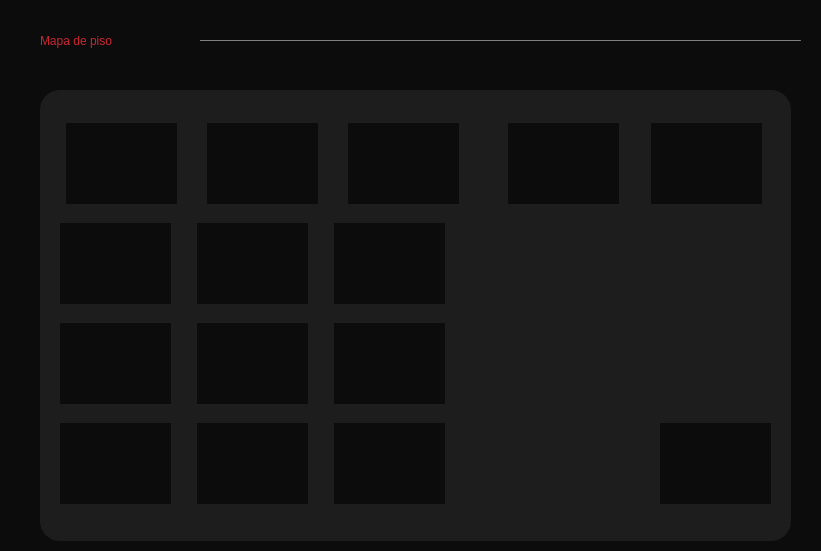
<?xml version="1.0" encoding="UTF-8"?>
<ui version="4.0">
 <class>Mapa_de_Piso</class>
 <widget class="QWidget" name="Mapa_de_Piso">
  <property name="geometry">
   <rect>
    <x>0</x>
    <y>0</y>
    <width>821</width>
    <height>551</height>
   </rect>
  </property>
  <property name="windowTitle">
   <string>Form</string>
  </property>
  <property name="styleSheet">
   <string notr="true">background-color: #0c0c0c;</string>
  </property>
  <widget class="QLabel" name="label_3">
   <property name="geometry">
    <rect>
     <x>40</x>
     <y>20</y>
     <width>201</width>
     <height>41</height>
    </rect>
   </property>
   <property name="styleSheet">
    <string notr="true">color: rgb(201, 37, 49);font: 16pt &quot;MS Shell Dlg 2&quot;;
font: 75 16pt &quot;Noto Serif&quot;;</string>
   </property>
   <property name="text">
    <string>Mapa de piso </string>
   </property>
  </widget>
  <widget class="Line" name="line_2">
   <property name="geometry">
    <rect>
     <x>200</x>
     <y>40</y>
     <width>601</width>
     <height>1</height>
    </rect>
   </property>
   <property name="styleSheet">
    <string notr="true">background-color:#707070;</string>
   </property>
   <property name="orientation">
    <enum>Qt::Horizontal</enum>
   </property>
  </widget>
  <widget class="QFrame" name="frame">
   <property name="geometry">
    <rect>
     <x>40</x>
     <y>90</y>
     <width>751</width>
     <height>451</height>
    </rect>
   </property>
   <property name="minimumSize">
    <size>
     <width>751</width>
     <height>451</height>
    </size>
   </property>
   <property name="styleSheet">
    <string notr="true">QFrame{
	background-color: #1D1D1D;
	
	border-color: rgb(121, 119, 119);
	border-radius:20px;
}

 </string>
   </property>
   <property name="frameShape">
    <enum>QFrame::StyledPanel</enum>
   </property>
   <property name="frameShadow">
    <enum>QFrame::Raised</enum>
   </property>
   <layout class="QGridLayout" name="gridLayout_25">
    <property name="leftMargin">
     <number>20</number>
    </property>
    <property name="topMargin">
     <number>20</number>
    </property>
    <property name="rightMargin">
     <number>20</number>
    </property>
    <property name="bottomMargin">
     <number>20</number>
    </property>
    <item row="0" column="0">
     <layout class="QHBoxLayout" name="horizontalLayout_36">
      <item>
       <widget class="QPushButton" name="mesa_1">
        <property name="minimumSize">
         <size>
          <width>111</width>
          <height>81</height>
         </size>
        </property>
        <property name="maximumSize">
         <size>
          <width>111</width>
          <height>16777215</height>
         </size>
        </property>
        <property name="cursor">
         <cursorShape>PointingHandCursor</cursorShape>
        </property>
        <property name="styleSheet">
         <string notr="true">background-color: 1D1D1D;
border:none;</string>
        </property>
        <property name="text">
         <string/>
        </property>
        <property name="iconSize">
         <size>
          <width>90</width>
          <height>90</height>
         </size>
        </property>
       </widget>
      </item>
      <item>
       <spacer name="horizontalSpacer_57">
        <property name="orientation">
         <enum>Qt::Horizontal</enum>
        </property>
        <property name="sizeType">
         <enum>QSizePolicy::Fixed</enum>
        </property>
        <property name="sizeHint" stdset="0">
         <size>
          <width>18</width>
          <height>20</height>
         </size>
        </property>
       </spacer>
      </item>
      <item>
       <widget class="QPushButton" name="mesa_2">
        <property name="minimumSize">
         <size>
          <width>111</width>
          <height>81</height>
         </size>
        </property>
        <property name="maximumSize">
         <size>
          <width>111</width>
          <height>16777215</height>
         </size>
        </property>
        <property name="cursor">
         <cursorShape>PointingHandCursor</cursorShape>
        </property>
        <property name="styleSheet">
         <string notr="true">background-color: 1D1D1D;
border:none;</string>
        </property>
        <property name="text">
         <string/>
        </property>
        <property name="iconSize">
         <size>
          <width>90</width>
          <height>90</height>
         </size>
        </property>
       </widget>
      </item>
      <item>
       <spacer name="horizontalSpacer_58">
        <property name="orientation">
         <enum>Qt::Horizontal</enum>
        </property>
        <property name="sizeType">
         <enum>QSizePolicy::Fixed</enum>
        </property>
        <property name="sizeHint" stdset="0">
         <size>
          <width>18</width>
          <height>20</height>
         </size>
        </property>
       </spacer>
      </item>
      <item>
       <widget class="QPushButton" name="mesa_3">
        <property name="minimumSize">
         <size>
          <width>111</width>
          <height>81</height>
         </size>
        </property>
        <property name="maximumSize">
         <size>
          <width>111</width>
          <height>16777215</height>
         </size>
        </property>
        <property name="cursor">
         <cursorShape>PointingHandCursor</cursorShape>
        </property>
        <property name="styleSheet">
         <string notr="true">background-color: 1D1D1D;
border:none;</string>
        </property>
        <property name="text">
         <string/>
        </property>
        <property name="iconSize">
         <size>
          <width>90</width>
          <height>90</height>
         </size>
        </property>
       </widget>
      </item>
      <item>
       <spacer name="horizontalSpacer_59">
        <property name="orientation">
         <enum>Qt::Horizontal</enum>
        </property>
        <property name="sizeType">
         <enum>QSizePolicy::Fixed</enum>
        </property>
        <property name="sizeHint" stdset="0">
         <size>
          <width>37</width>
          <height>20</height>
         </size>
        </property>
       </spacer>
      </item>
      <item>
       <widget class="QPushButton" name="mesa_4">
        <property name="minimumSize">
         <size>
          <width>111</width>
          <height>81</height>
         </size>
        </property>
        <property name="maximumSize">
         <size>
          <width>111</width>
          <height>16777215</height>
         </size>
        </property>
        <property name="cursor">
         <cursorShape>PointingHandCursor</cursorShape>
        </property>
        <property name="styleSheet">
         <string notr="true">background-color: 1D1D1D;
border:none;</string>
        </property>
        <property name="text">
         <string/>
        </property>
        <property name="iconSize">
         <size>
          <width>90</width>
          <height>90</height>
         </size>
        </property>
       </widget>
      </item>
      <item>
       <spacer name="horizontalSpacer_60">
        <property name="orientation">
         <enum>Qt::Horizontal</enum>
        </property>
        <property name="sizeType">
         <enum>QSizePolicy::Fixed</enum>
        </property>
        <property name="sizeHint" stdset="0">
         <size>
          <width>20</width>
          <height>20</height>
         </size>
        </property>
       </spacer>
      </item>
      <item>
       <widget class="QPushButton" name="mesa_5">
        <property name="minimumSize">
         <size>
          <width>111</width>
          <height>81</height>
         </size>
        </property>
        <property name="maximumSize">
         <size>
          <width>111</width>
          <height>16777215</height>
         </size>
        </property>
        <property name="cursor">
         <cursorShape>PointingHandCursor</cursorShape>
        </property>
        <property name="styleSheet">
         <string notr="true">background-color: 1D1D1D;
border:none;</string>
        </property>
        <property name="text">
         <string/>
        </property>
        <property name="iconSize">
         <size>
          <width>90</width>
          <height>90</height>
         </size>
        </property>
       </widget>
      </item>
     </layout>
    </item>
    <item row="1" column="0">
     <layout class="QHBoxLayout" name="horizontalLayout_37">
      <item>
       <widget class="QPushButton" name="mesa_6">
        <property name="minimumSize">
         <size>
          <width>111</width>
          <height>81</height>
         </size>
        </property>
        <property name="cursor">
         <cursorShape>PointingHandCursor</cursorShape>
        </property>
        <property name="styleSheet">
         <string notr="true">background-color: 1D1D1D;
border:none;</string>
        </property>
        <property name="text">
         <string/>
        </property>
        <property name="iconSize">
         <size>
          <width>90</width>
          <height>90</height>
         </size>
        </property>
       </widget>
      </item>
      <item>
       <spacer name="horizontalSpacer_61">
        <property name="orientation">
         <enum>Qt::Horizontal</enum>
        </property>
        <property name="sizeType">
         <enum>QSizePolicy::Fixed</enum>
        </property>
        <property name="sizeHint" stdset="0">
         <size>
          <width>20</width>
          <height>20</height>
         </size>
        </property>
       </spacer>
      </item>
      <item>
       <widget class="QPushButton" name="mesa_7">
        <property name="minimumSize">
         <size>
          <width>111</width>
          <height>81</height>
         </size>
        </property>
        <property name="cursor">
         <cursorShape>PointingHandCursor</cursorShape>
        </property>
        <property name="styleSheet">
         <string notr="true">background-color: 1D1D1D;
border:none;</string>
        </property>
        <property name="text">
         <string/>
        </property>
        <property name="iconSize">
         <size>
          <width>90</width>
          <height>90</height>
         </size>
        </property>
       </widget>
      </item>
      <item>
       <spacer name="horizontalSpacer_62">
        <property name="orientation">
         <enum>Qt::Horizontal</enum>
        </property>
        <property name="sizeType">
         <enum>QSizePolicy::Fixed</enum>
        </property>
        <property name="sizeHint" stdset="0">
         <size>
          <width>20</width>
          <height>20</height>
         </size>
        </property>
       </spacer>
      </item>
      <item>
       <widget class="QPushButton" name="mesa_8">
        <property name="minimumSize">
         <size>
          <width>111</width>
          <height>81</height>
         </size>
        </property>
        <property name="cursor">
         <cursorShape>PointingHandCursor</cursorShape>
        </property>
        <property name="styleSheet">
         <string notr="true">background-color: 1D1D1D;
border:none;</string>
        </property>
        <property name="text">
         <string/>
        </property>
        <property name="iconSize">
         <size>
          <width>90</width>
          <height>90</height>
         </size>
        </property>
       </widget>
      </item>
      <item>
       <spacer name="horizontalSpacer_68">
        <property name="orientation">
         <enum>Qt::Horizontal</enum>
        </property>
        <property name="sizeHint" stdset="0">
         <size>
          <width>40</width>
          <height>20</height>
         </size>
        </property>
       </spacer>
      </item>
     </layout>
    </item>
    <item row="3" column="0">
     <layout class="QHBoxLayout" name="horizontalLayout_39">
      <item>
       <widget class="QPushButton" name="mesa_12">
        <property name="minimumSize">
         <size>
          <width>111</width>
          <height>81</height>
         </size>
        </property>
        <property name="cursor">
         <cursorShape>PointingHandCursor</cursorShape>
        </property>
        <property name="styleSheet">
         <string notr="true">background-color: 1D1D1D;
border:none;</string>
        </property>
        <property name="text">
         <string/>
        </property>
        <property name="iconSize">
         <size>
          <width>90</width>
          <height>90</height>
         </size>
        </property>
       </widget>
      </item>
      <item>
       <spacer name="horizontalSpacer_65">
        <property name="orientation">
         <enum>Qt::Horizontal</enum>
        </property>
        <property name="sizeType">
         <enum>QSizePolicy::Fixed</enum>
        </property>
        <property name="sizeHint" stdset="0">
         <size>
          <width>20</width>
          <height>20</height>
         </size>
        </property>
       </spacer>
      </item>
      <item>
       <widget class="QPushButton" name="mesa_13">
        <property name="minimumSize">
         <size>
          <width>111</width>
          <height>81</height>
         </size>
        </property>
        <property name="cursor">
         <cursorShape>PointingHandCursor</cursorShape>
        </property>
        <property name="styleSheet">
         <string notr="true">background-color: 1D1D1D;
border:none;</string>
        </property>
        <property name="text">
         <string/>
        </property>
        <property name="iconSize">
         <size>
          <width>90</width>
          <height>90</height>
         </size>
        </property>
       </widget>
      </item>
      <item>
       <spacer name="horizontalSpacer_66">
        <property name="orientation">
         <enum>Qt::Horizontal</enum>
        </property>
        <property name="sizeType">
         <enum>QSizePolicy::Fixed</enum>
        </property>
        <property name="sizeHint" stdset="0">
         <size>
          <width>20</width>
          <height>20</height>
         </size>
        </property>
       </spacer>
      </item>
      <item>
       <widget class="QPushButton" name="mesa_14">
        <property name="minimumSize">
         <size>
          <width>111</width>
          <height>81</height>
         </size>
        </property>
        <property name="cursor">
         <cursorShape>PointingHandCursor</cursorShape>
        </property>
        <property name="styleSheet">
         <string notr="true">background-color: 1D1D1D;
border:none;</string>
        </property>
        <property name="text">
         <string/>
        </property>
        <property name="iconSize">
         <size>
          <width>90</width>
          <height>90</height>
         </size>
        </property>
       </widget>
      </item>
      <item>
       <spacer name="horizontalSpacer_67">
        <property name="orientation">
         <enum>Qt::Horizontal</enum>
        </property>
        <property name="sizeType">
         <enum>QSizePolicy::Expanding</enum>
        </property>
        <property name="sizeHint" stdset="0">
         <size>
          <width>60</width>
          <height>20</height>
         </size>
        </property>
       </spacer>
      </item>
      <item>
       <widget class="QPushButton" name="mesa_15">
        <property name="minimumSize">
         <size>
          <width>111</width>
          <height>81</height>
         </size>
        </property>
        <property name="cursor">
         <cursorShape>PointingHandCursor</cursorShape>
        </property>
        <property name="styleSheet">
         <string notr="true">background-color: 1D1D1D;
border:none;</string>
        </property>
        <property name="text">
         <string/>
        </property>
        <property name="iconSize">
         <size>
          <width>90</width>
          <height>90</height>
         </size>
        </property>
       </widget>
      </item>
     </layout>
    </item>
    <item row="2" column="0">
     <layout class="QHBoxLayout" name="horizontalLayout_38">
      <item>
       <widget class="QPushButton" name="mesa_9">
        <property name="minimumSize">
         <size>
          <width>111</width>
          <height>81</height>
         </size>
        </property>
        <property name="cursor">
         <cursorShape>PointingHandCursor</cursorShape>
        </property>
        <property name="styleSheet">
         <string notr="true">background-color: 1D1D1D;
border:none;</string>
        </property>
        <property name="text">
         <string/>
        </property>
        <property name="iconSize">
         <size>
          <width>90</width>
          <height>90</height>
         </size>
        </property>
       </widget>
      </item>
      <item>
       <spacer name="horizontalSpacer_63">
        <property name="orientation">
         <enum>Qt::Horizontal</enum>
        </property>
        <property name="sizeType">
         <enum>QSizePolicy::Fixed</enum>
        </property>
        <property name="sizeHint" stdset="0">
         <size>
          <width>20</width>
          <height>20</height>
         </size>
        </property>
       </spacer>
      </item>
      <item>
       <widget class="QPushButton" name="mesa_10">
        <property name="minimumSize">
         <size>
          <width>111</width>
          <height>81</height>
         </size>
        </property>
        <property name="cursor">
         <cursorShape>PointingHandCursor</cursorShape>
        </property>
        <property name="styleSheet">
         <string notr="true">background-color: 1D1D1D;
border:none;</string>
        </property>
        <property name="text">
         <string/>
        </property>
        <property name="iconSize">
         <size>
          <width>90</width>
          <height>90</height>
         </size>
        </property>
       </widget>
      </item>
      <item>
       <spacer name="horizontalSpacer_64">
        <property name="orientation">
         <enum>Qt::Horizontal</enum>
        </property>
        <property name="sizeType">
         <enum>QSizePolicy::Fixed</enum>
        </property>
        <property name="sizeHint" stdset="0">
         <size>
          <width>20</width>
          <height>20</height>
         </size>
        </property>
       </spacer>
      </item>
      <item>
       <widget class="QPushButton" name="mesa_11">
        <property name="minimumSize">
         <size>
          <width>111</width>
          <height>81</height>
         </size>
        </property>
        <property name="cursor">
         <cursorShape>PointingHandCursor</cursorShape>
        </property>
        <property name="styleSheet">
         <string notr="true">background-color: 1D1D1D;
border:none;</string>
        </property>
        <property name="text">
         <string/>
        </property>
        <property name="iconSize">
         <size>
          <width>90</width>
          <height>90</height>
         </size>
        </property>
       </widget>
      </item>
      <item>
       <spacer name="horizontalSpacer_69">
        <property name="orientation">
         <enum>Qt::Horizontal</enum>
        </property>
        <property name="sizeHint" stdset="0">
         <size>
          <width>40</width>
          <height>20</height>
         </size>
        </property>
       </spacer>
      </item>
     </layout>
    </item>
   </layout>
  </widget>
 </widget>
 <resources/>
 <connections/>
</ui>
